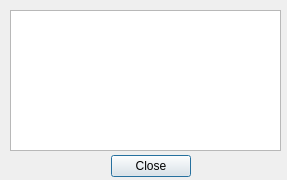
<?xml version="1.0" encoding="UTF-8"?>
<ui version="4.0">
 <class>Version</class>
 <widget class="QDialog" name="Version">
  <property name="geometry">
   <rect>
    <x>0</x>
    <y>0</y>
    <width>287</width>
    <height>180</height>
   </rect>
  </property>
  <property name="windowTitle">
   <string>Version</string>
  </property>
  <widget class="QDialogButtonBox" name="buttonBox">
   <property name="geometry">
    <rect>
     <x>-110</x>
     <y>150</y>
     <width>301</width>
     <height>32</height>
    </rect>
   </property>
   <property name="orientation">
    <enum>Qt::Horizontal</enum>
   </property>
   <property name="standardButtons">
    <set>QDialogButtonBox::Close</set>
   </property>
  </widget>
  <widget class="QTextEdit" name="TextVersion">
   <property name="geometry">
    <rect>
     <x>10</x>
     <y>10</y>
     <width>271</width>
     <height>141</height>
    </rect>
   </property>
   <property name="font">
    <font>
     <family>Serif</family>
     <pointsize>10</pointsize>
    </font>
   </property>
   <property name="readOnly">
    <bool>true</bool>
   </property>
   <property name="html">
    <string>&lt;!DOCTYPE HTML PUBLIC &quot;-//W3C//DTD HTML 4.0//EN&quot; &quot;http://www.w3.org/TR/REC-html40/strict.dtd&quot;&gt;
&lt;html&gt;&lt;head&gt;&lt;meta name=&quot;qrichtext&quot; content=&quot;1&quot; /&gt;&lt;style type=&quot;text/css&quot;&gt;
p, li { white-space: pre-wrap; }
&lt;/style&gt;&lt;/head&gt;&lt;body style=&quot; font-family:'Serif'; font-size:10pt; font-weight:400; font-style:normal;&quot;&gt;
&lt;p style=&quot;-qt-paragraph-type:empty; margin-top:0px; margin-bottom:0px; margin-left:0px; margin-right:0px; -qt-block-indent:0; text-indent:0px;&quot;&gt;&lt;br /&gt;&lt;/p&gt;&lt;/body&gt;&lt;/html&gt;</string>
   </property>
  </widget>
 </widget>
 <resources/>
 <connections>
  <connection>
   <sender>buttonBox</sender>
   <signal>accepted()</signal>
   <receiver>Version</receiver>
   <slot>accept()</slot>
   <hints>
    <hint type="sourcelabel">
     <x>248</x>
     <y>254</y>
    </hint>
    <hint type="destinationlabel">
     <x>157</x>
     <y>274</y>
    </hint>
   </hints>
  </connection>
  <connection>
   <sender>buttonBox</sender>
   <signal>rejected()</signal>
   <receiver>Version</receiver>
   <slot>reject()</slot>
   <hints>
    <hint type="sourcelabel">
     <x>316</x>
     <y>260</y>
    </hint>
    <hint type="destinationlabel">
     <x>286</x>
     <y>274</y>
    </hint>
   </hints>
  </connection>
 </connections>
</ui>
